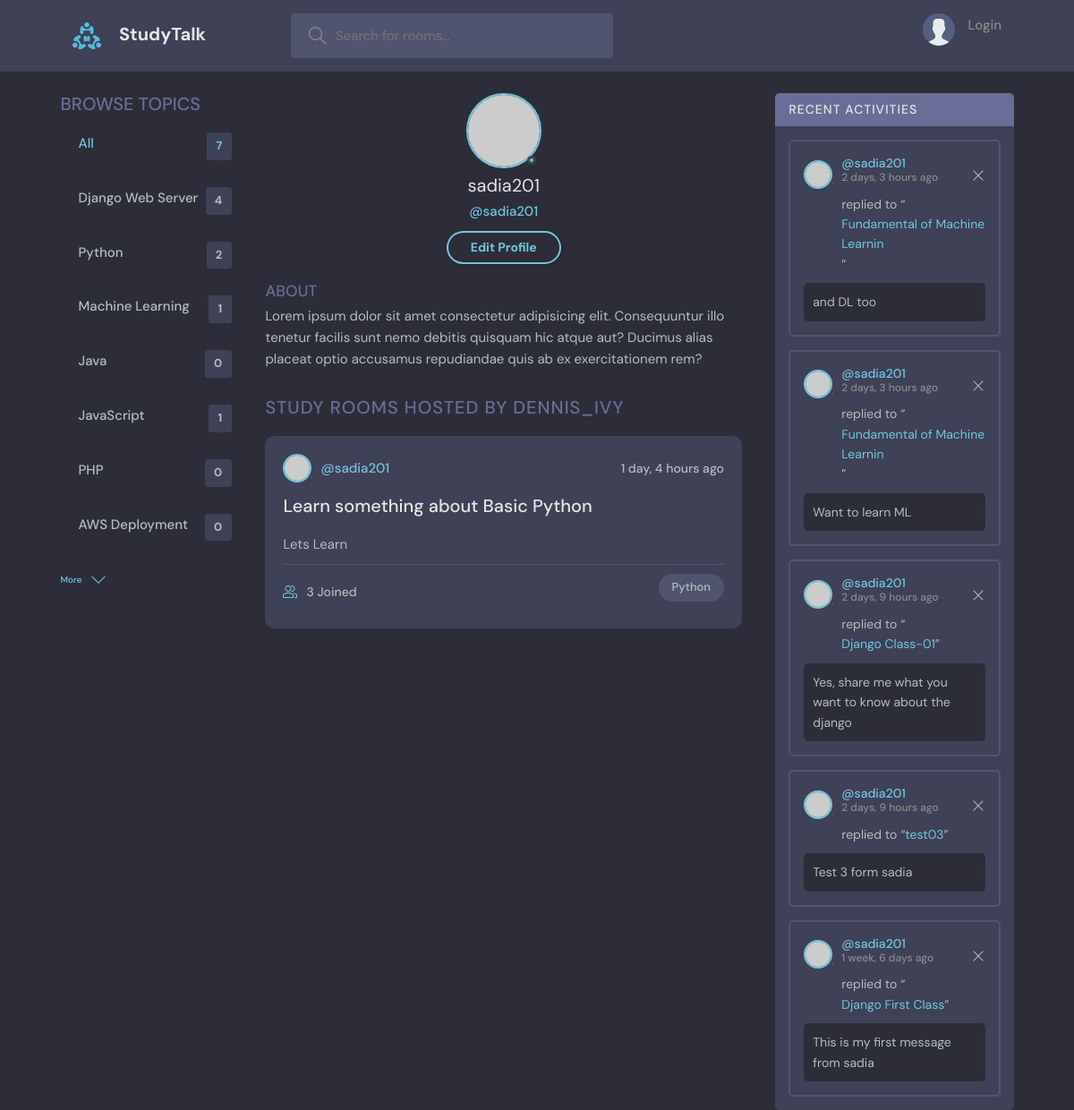
The page /profile/3/ on the database as committed earlier.
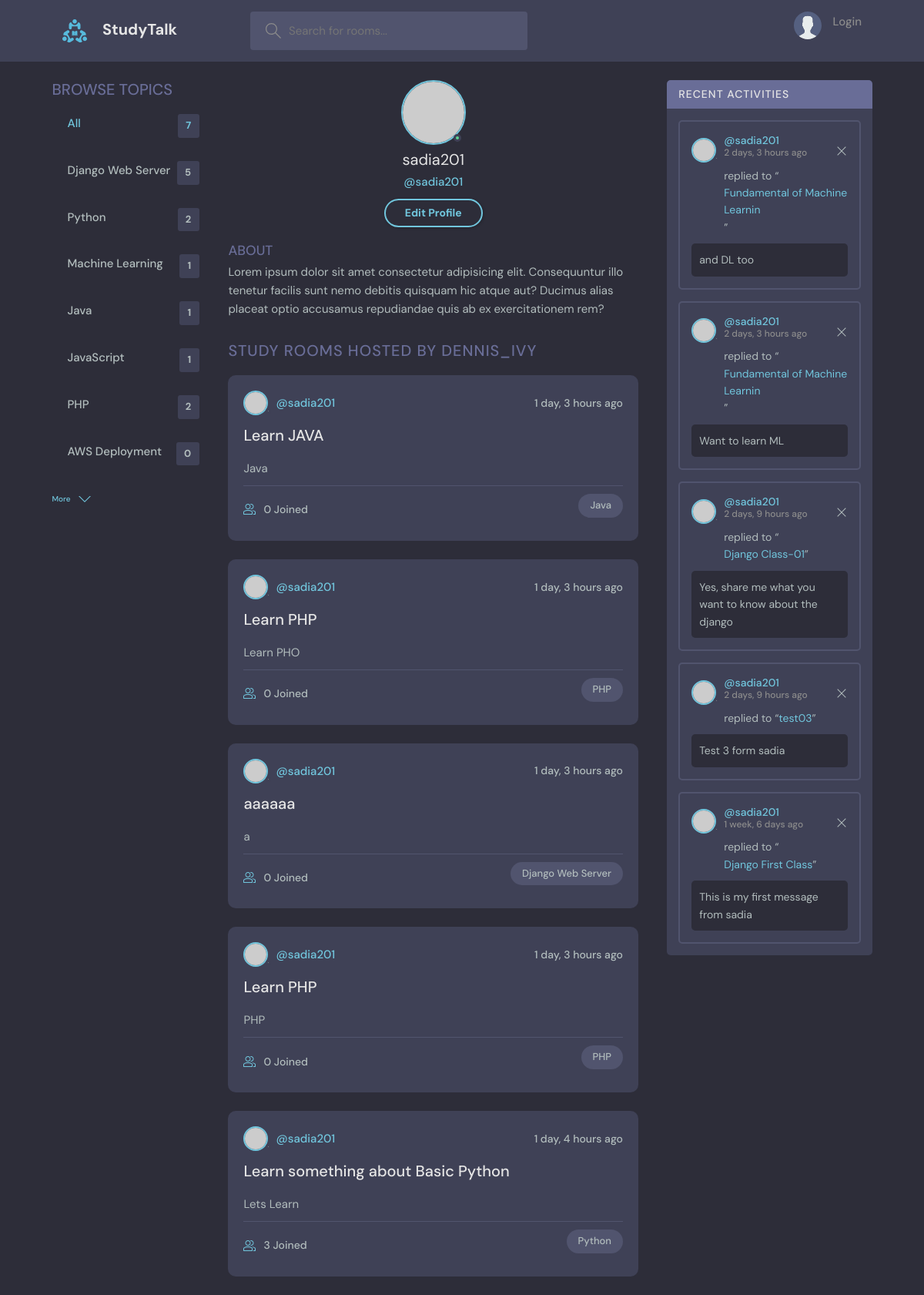
The same page on the database as committed later.
### base/models.py (models this page shows, shortened)
class Topic(models.Model):
    name = models.CharField(max_length=200)

class Room(models.Model):
    host = models.ForeignKey(User, on_delete=models.SET_NULL, null=True)
    topic = models.ForeignKey(Topic, on_delete=models.SET_NULL, null=True)
    name = models.CharField(max_length=200)
    description = models.TextField(null=True, blank=True)
    participants = models.ManyToManyField(User, related_name='participants', blank=True)
    updated = models.DateTimeField(auto_now=True)
    created = models.DateTimeField(auto_now_add=True)
    class Meta:
        ordering = ['-updated', '-created']
    def __str__(self):
        return str(self.name)

class Message(models.Model):
    user = models.ForeignKey(User, on_delete=models.CASCADE)
    room = models.ForeignKey(Room, on_delete=models.CASCADE)
    body = models.TextField()
    updated = models.DateTimeField(auto_now=True)
    created = models.DateTimeField(auto_now_add=True)
    class Meta:
        ordering = ['-updated', '-created']

### base/views.py (the view)
# urls.py: path('profile/<int:pk>/', views.userProfile, name='user-profile'),
def userProfile(request, pk):
    user = User.objects.get(id=pk)
    rooms = user.room_set.all()
    room_messages = user.message_set.all()
    topics = Topic.objects.all()
    context = {
        'user':user,
        'rooms':rooms,
        'room_messages': room_messages,
        'topics':topics
    }
    return render(request, 'base/profile.html', context)

### base/templates/base/profile.html (shortened to what this page needs)
{% extends 'base/main.html' %}
{% block content %}
<body>
    <main class="profile-page layout layout--3">
      <div class="container">
        {% include "base/topic_components.html" %}
        <div class="roomList">
          <div class="profile">
            <div class="profile__avatar">
              <div class="avatar avatar--large active">
                <img src="https://randomuser.me/api/portraits/men/11.jpg" />
              </div>
            </div>
            <div class="profile__info">
              <h3>{{user.username}}</h3>
              <p>@{{user.username}}</p>
              <a href="edit-user.html" class="btn btn--main btn--pill">Edit Profile</a>
            </div>
            <div class="profile__about">
              <h3>About</h3>
              <p>
                Lorem ipsum dolor sit amet consectetur adipisicing elit. Consequuntur illo tenetur
                facilis sunt nemo debitis quisquam hic atque aut? Ducimus alias placeat optio
                accusamus repudiandae quis ab ex exercitationem rem?
              </p>
            </div>
          </div>
          <div class="roomList__header">
            <div>
              <h2>Study Rooms Hosted by dennis_ivy</a>
              </h2>
            </div>
          </div>
          {% include "base/feed_components.html" %}
        </div>
        {% include "base/activity_components.html" %}
      </div>
    </main>
  </body>
{% endblock content %}

### base/templates/base/main.html (shortened to what this page needs)
<!doctype html>
{% load static %}
<html lang="en">
  <head>
    <link href="https://cdn.jsdelivr.net/npm/bootstrap@5.1.3/dist/css/bootstrap.min.css" rel="stylesheet">
    <link rel="stylesheet" type="text/css"  media='screen' href="{% static 'style/style.css' %}">
  </head>
  <body>
    {% include "base/navbar.html" %}
    {% block content %}
    {% endblock content %}
  </body>
</html>

### base/templates/base/navbar.html (shortened to what this page needs)
{% load static %}
<header class="header header--loggedIn">
  <div class="container">
    <a href="/" class="header__logo">
      <img src="{% static 'images/logo.svg' %}" />
      <h1>StudyTalk</h1>
    </a>
    <form class="header__search" action="{% url 'home' %}" method="GET">
      <label>
        <input  name="q" placeholder="Search for rooms..." />
      </label>
    </form>
    <nav class="header__menu">
      {% if request.user.is_authenticated %}
      <div class="header__user">
        <a href="profile.html">
          <div class="avatar avatar--medium active">
            <img src="https://randomuser.me/api/portraits/men/37.jpg" />
          </div>
          <p>{{request.user.username}} <span>@{{request.user.username}}</span></p>
        </a>
        <button class="dropdown-button">
          <svg version="1.1" xmlns="http://www.w3.org/2000/svg" width="32" height="32" viewBox="0 0 32 32">
            <title>chevron-down</title>
            <path d="M16 21l-13-13h-3l16 16 16-16h-3l-13 13z"></path>
          </svg>
        </button>
      </div>
      {% else %}
      <a href="{% url 'login' %}">
        <img src="{% static 'images/avatar.svg' %}" />
        <p>Login</p>
      </a>
      {% endif %}
    </nav>
  </div>
</header>

### base/templates/base/topic_components.html
<div class="topics">
  <div class="topics__header">
    <h2>Browse Topics</h2>
  </div>
  <ul class="topics__list">
    <li>
      <a href="{% url 'home' %}" class="active">All <span>{{topics.count}}</span></a>
    </li>
    {% for topic in topics %}
      <li>
        <a href="{% url 'home' %}?q={{topic.name}}">{{topic.name}} <span>{{topic.room_set.all.count}}</span></a>
      </li>
    {% endfor %}
  </ul>
  <a class="btn btn--link" href="topics.html">
    More
    <svg version="1.1" xmlns="http://www.w3.org/2000/svg" width="32" height="32" viewBox="0 0 32 32">
      <title>chevron-down</title>
      <path d="M16 21l-13-13h-3l16 16 16-16h-3l-13 13z"></path>
    </svg>
  </a>
</div>

### base/templates/base/feed_components.html (shortened to what this page needs)
{% load static %}
{% for room in rooms %}
    <div class="roomListRoom">
        <div class="roomListRoom__header">
        <a href="{% url 'user-profile' room.host.id %}" class="roomListRoom__author">
            <div class="avatar avatar--small">
            <img src="https://randomuser.me/api/portraits/women/11.jpg" />
            </div>
            <span>@{{room.host.username}}</span>
        </a>
        <div class="roomListRoom__actions">
            <span>{{room.created|timesince}} ago</span>
        </div>
        </div>
        <div class="roomListRoom__content">
        <a href="{% url 'room' room.id %}">{{room.name}}</a>
        <p>
            {{room.description}}
        </p>
        </div>
        <div class="roomListRoom__meta">
        <a href="{% url 'room' room.id %}" class="roomListRoom__joined">
            {{room.participants.all.count}} Joined
        </a>
        <p class="roomListRoom__topic">{{room.topic.name}}</p>
        </div>
    </div>
{% endfor %}

### base/templates/base/activity_components.html (shortened to what this page needs)
{% load static %}
<div class="activities">
    <div class="activities__header">
      <h2>Recent Activities</h2>
    </div>
    {% for message in room_messages %}
        <div class="activities__box">
        <div class="activities__boxHeader roomListRoom__header">
            <a href="{% url 'user-profile' message.user.id %}" class="roomListRoom__author">
            <div class="avatar avatar--small">
                <img src="https://randomuser.me/api/portraits/women/11.jpg" />
            </div>
            <p>
                @{{message.user}}
                <span>{{message.created|timesince}} ago</span>
            </p>
            </a>
            <div class="roomListRoom__actions">
            <a href="{% url 'delete-message' message.id %}">
                <svg version="1.1" xmlns="http://www.w3.org/2000/svg" width="32" height="32" viewBox="0 0 32 32">
                <title>remove</title>
                <path
                    d="M27.314 6.019l-1.333-1.333-9.98 9.981-9.981-9.981-1.333 1.333 9.981 9.981-9.981 9.98 1.333 1.333 9.981-9.98 9.98 9.98 1.333-1.333-9.98-9.98 9.98-9.981z"
                ></path>
                </svg>
            </a>
            </div>
        </div>
        <div class="activities__boxContent">
            <p>replied to “<a href="{% url 'room' message.room.id %}">{{message.room}}</a>”</p>
            <div class="activities__boxRoomContent">
            {{message.body}}
            </div>
        </div>
        </div>
    {% endfor %}
  </div>

Rows that differ between the two databases and show on the page:
computed for Topic "Django Web Server": room_set.all.count "4" → "5"
computed for Topic "Java": room_set.all.count "0" → "1"
computed for Topic "PHP": room_set.all.count "0" → "2"
added Room: host.username "sadia201", created "1 day, 3 hours", name "Learn JAVA", description "Java", participants.all.count "0", topic.name "Java"
added Room: host.username "sadia201", created "1 day, 3 hours", name "Learn PHP", description "Learn PHO", participants.all.count "0", topic.name "PHP"
added Room: host.username "sadia201", created "1 day, 3 hours", name "aaaaaa", description "a", participants.all.count "0", topic.name "Django Web Server"
added Room: host.username "sadia201", created "1 day, 3 hours", name "Learn PHP", description "PHP", participants.all.count "0", topic.name "PHP"
